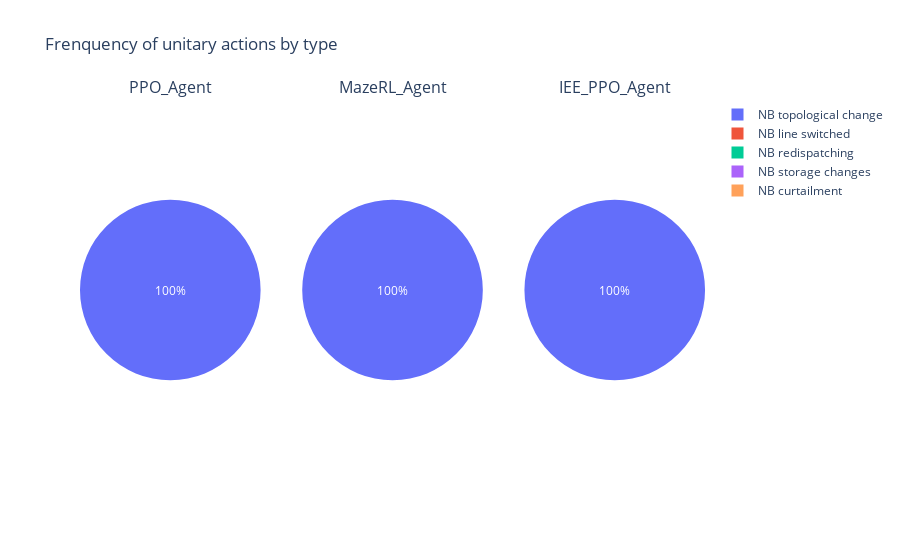

The notebook cell saved with this chart:
### Markdown cell above
# <a class="anchor" id="actions_frequency">Actions frequency</a>
### 1. Actions frequency by type

### Code cell
chart_title = "Frenquency of unitary actions by type"

aa.plot_actions_freq_by_type(
    agents_results,
    col=3,
    title = chart_title
)

### Figure 1 — Plotly figure (JSON) as saved in the notebook; plotly's stock layout.template omitted (floating-point values rounded to 4 significant figures)
{"data": [{"domain": {"x": [0, 0.2889], "y": [0, 1]}, "labels": ["NB line switched", "NB topological change", "NB redispatching", "NB storage changes", "NB curtailment"], "name": "PPO_Agent", "textposition": "inside", "type": "pie", "values": [0, 644, 0, 0, 0]}, {"domain": {"x": [0.3556, 0.6444], "y": [0, 1]}, "labels": ["NB line switched", "NB topological change", "NB redispatching", "NB storage changes", "NB curtailment"], "name": "MazeRL_Agent", "textposition": "inside", "type": "pie", "values": [0, 1658, 0, 0, 0]}, {"domain": {"x": [0.7111, 1], "y": [0, 1]}, "labels": ["NB line switched", "NB topological change", "NB redispatching", "NB storage changes", "NB curtailment"], "name": "IEE_PPO_Agent", "textposition": "inside", "type": "pie", "values": [0, 17935, 0, 0, 0]}], "layout": {"annotations": [{"font": {"size": 16}, "showarrow": false, "text": "PPO_Agent", "x": 0.1444, "xanchor": "center", "xref": "paper", "y": 1, "yanchor": "bottom", "yref": "paper"}, {"font": {"size": 16}, "showarrow": false, "text": "MazeRL_Agent", "x": 0.5, "xanchor": "center", "xref": "paper", "y": 1, "yanchor": "bottom", "yref": "paper"}, {"font": {"size": 16}, "showarrow": false, "text": "IEE_PPO_Agent", "x": 0.8556, "xanchor": "center", "xref": "paper", "y": 1, "yanchor": "bottom", "yref": "paper"}], "title": {"text": "Frenquency of unitary actions by type"}, "uniformtext": {"minsize": 12, "mode": "hide"}}}
